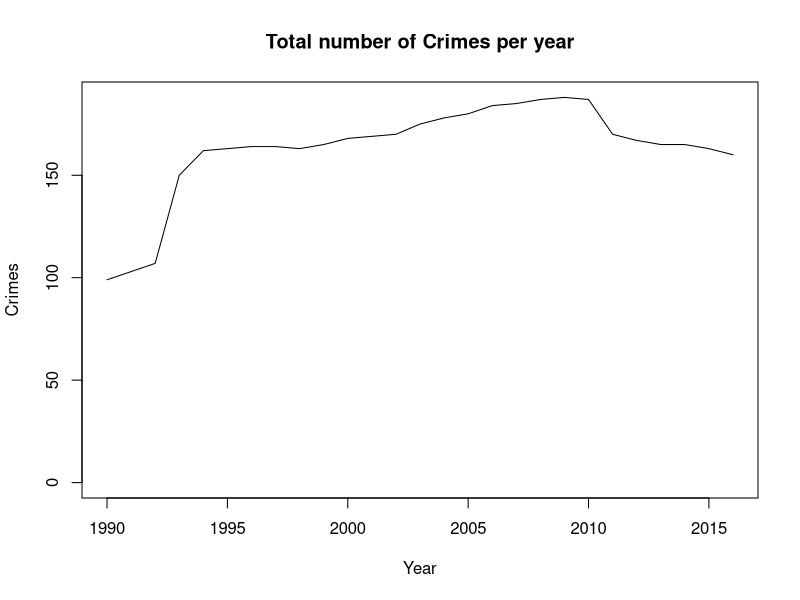

Recreate this plot in R.
## ---- chunk 1
knitr::opts_chunk$set(echo = TRUE)
crimedata <- read.csv("crimedata.csv")
## ---- chunk 2
library(dplyr)
crimedata <- arrange(crimedata,year)
mincrimes <- min(crimedata$crimes)
maxcrimes <- max(crimedata$crimes)
## ---- chunk 3

plot(crimedata,type="l",main="Total number of Crimes per year", xlab = "Year", ylab = "Crimes", ylim=c(0,maxcrimes)) 

#type="l" specifies line graph, main specifies title, x(y)lab specify x(y) axes titles, ylim specifies range of y axis i.e. 0 - max value

firstyear <- first(crimedata$year)
latestyear <- last(crimedata$year)
meancrimes <- round(mean(crimedata$crimes), digits = 1)
mediancrimes <- median(crimedata$crimes)
